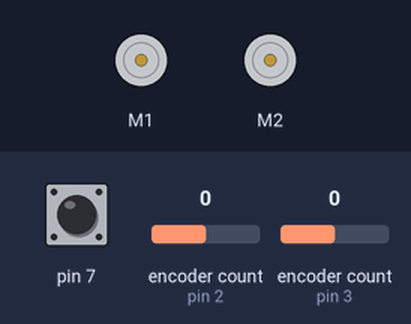
Recording of a sketch running on a simulated Arduino Uno, built with avr-gcc and run on an emulated ATmega328P. On the bench: 2 × DC motor (green arrow = forward, orange = backward, longer = faster). The test bench sets the inputs (shaded band); at power-on: pin 7 HIGH, encoder count (sensors on pin 2, pin 3) 0.

Above: at 0.8 s.
0.9 s: pin 7 pulled LOW for 0.15 s
At 1.06 s:
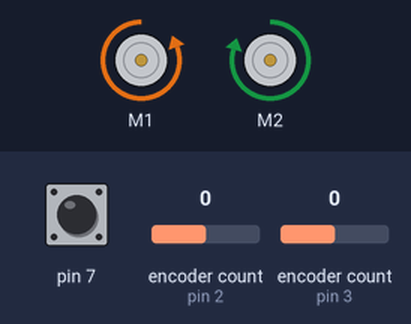
At 3.08 s:
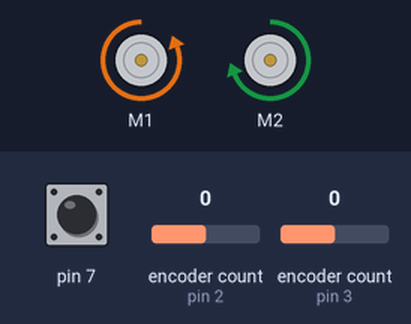
3.9 s: encoder count (sensor on pin 2) set to 1
At 15.4 s:
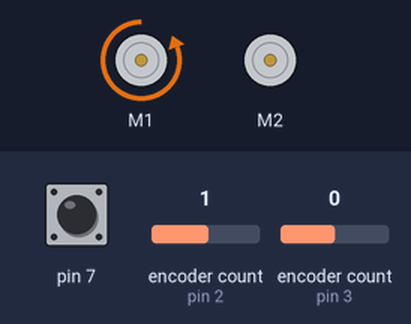
Timing chart, 0 to 28.9 s (numbered marks = the images above; inputs shaded):
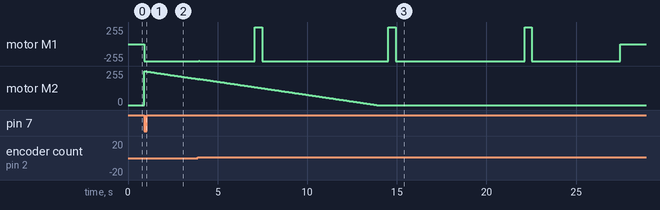

The sketch:

Project2FINAL.ino
```cpp
#include <Adafruit_MotorShield.h> //imported
#include <Encoder.h>
Adafruit_MotorShield AFMS = Adafruit_MotorShield();

Adafruit_DCMotor *leftMotor = AFMS.getMotor(1);
Adafruit_DCMotor *rightMotor = AFMS.getMotor(2);
int leftSpeed = 255; /*speed of left motor*/
int rightSpeed = 255; /*speed of right motor*/
int caliF = 3;
int caliT = 1; // values for an 8.5V battery
Encoder rightEncoder(3, 5);
Encoder leftEncoder(2, 6);
void setup() {
  pinMode(7,INPUT_PULLUP);
  while(digitalRead(7)){
    AFMS.begin();
  }
  leftMotor->setSpeed(leftSpeed);
  leftMotor->run(BACKWARD);
  leftMotor->run(RELEASE);
  rightMotor->setSpeed(rightSpeed);
  rightMotor->run(FORWARD);
  rightMotor->run(RELEASE);
}
void adjustMotors() {

  int leftDist = leftEncoder.read(); /*distance recorded by left encoder*/
  int rightDist = rightEncoder.read(); /*distance recorded by right encoder*/
  rightDist = abs(rightDist);
  leftDist = abs(leftDist);
  Serial.print(leftDist);
  Serial.print(" ");
  Serial.println(rightDist);
  //reset encoders
  leftEncoder.write(0);
  rightEncoder.write(0);
//
  //note: encoders record negative numbers
  if (leftDist > rightDist) { //left faster than right
    leftSpeed = max(leftSpeed - 1, 0);
    rightSpeed = min(rightSpeed + 1, 255);
  }
  else { //right faster than left
    leftSpeed = min(leftSpeed + 1, 255);
    rightSpeed = max(rightSpeed - 1, 0);
  }
  //setting the new speeds to motors
  leftMotor->setSpeed(leftSpeed);
  rightMotor->setSpeed(rightSpeed);
  delay(20);
}
void loop() {
  uint8_t i;

  leftMotor->run(BACKWARD);
  rightMotor->run(FORWARD);
  for(int i=0;i<125-caliF;i++){
   adjustMotors();
   delay(30);
  }
  leftMotor->run(FORWARD);
  rightMotor->run(FORWARD);
  for(int i=0;i<9-caliT;i++){
   adjustMotors();
   delay(30);
  }
  leftMotor->run(BACKWARD);
  rightMotor->run(FORWARD);
  for(int i=0;i<142-caliF;i++){
   adjustMotors();
   delay(30);
  }
  leftMotor->run(FORWARD);
  rightMotor->run(FORWARD);
  for(int i=0;i<9-caliT;i++){
   adjustMotors();
   delay(30);
  }
  leftMotor->run(BACKWARD);
  rightMotor->run(FORWARD);
  for(int i=0;i<145-caliF;i++){
   adjustMotors();
   delay(30);
  }
  leftMotor->run(FORWARD);
  rightMotor->run(FORWARD);
  for(int i=0;i<9-caliT;i++){
   adjustMotors();
   delay(30);
  }
  leftMotor->run(BACKWARD);
  rightMotor->run(FORWARD);
  for(int i=0;i<100-caliF;i++){
   adjustMotors();
   delay(30);
  }
  while(1){
  leftMotor->setSpeed(0);
  rightMotor->setSpeed(0);
  }
}
```

Measured:
- after the input at 0.9 s, motor M1: stopped → backward 255/255 at once
